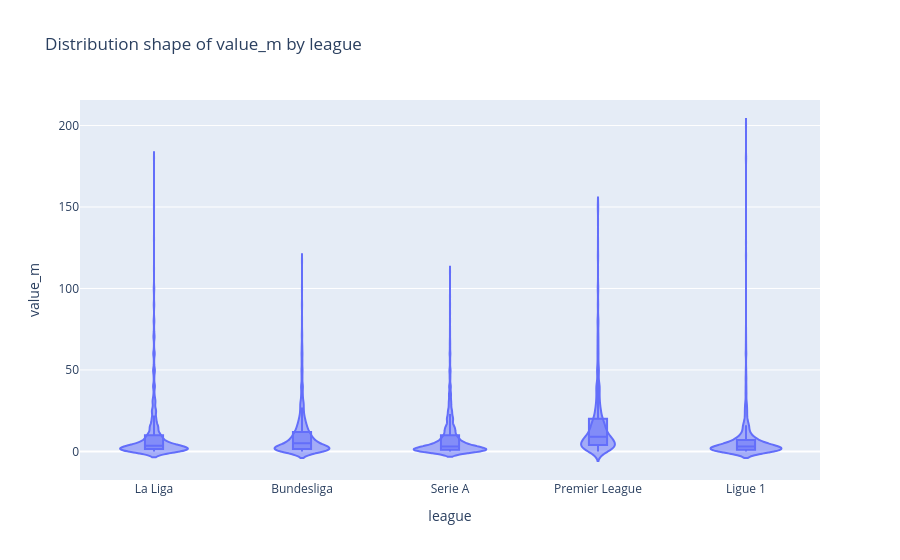

This figure's notebook cell:
### Markdown cell above
<a id="section-6"></a>
## 6. Violin Plot — "Boxplot, but show me the actual shape"

**What it shows:** like a boxplot, but instead of just quartiles, it draws the full distribution shape (wider = more players at that value). Good when you suspect a group has two clusters (e.g. a few stars and many average-value players) that a boxplot would hide.

**To change what's plotted:** edit `group_column` and `value_column`.

### Code cell
group_column = "league"
value_column = "value_m"

fig = px.violin(
    df,
    x=group_column,
    y=value_column,
    box=True,        # shows a mini boxplot inside the violin
    points=False,
    title=f"Distribution shape of {value_column} by {group_column}",
)
fig.show()

### Figure 1 — Plotly figure (JSON) as saved in the notebook; plotly's stock layout.template omitted (floating-point values rounded to 4 significant figures; data arrays with more than 128 entries replaced by an {"elided": "..."} marker saying what was removed)
{"data": [{"alignmentgroup": "True", "box": {"visible": true}, "hovertemplate": "league=%{x}<br>value_m=%{y}<extra></extra>", "legendgroup": "", "marker": {"color": "#636efa"}, "name": "", "offsetgroup": "", "orientation": "v", "points": false, "scalegroup": "True", "showlegend": false, "type": "violin", "x": {"elided": "7108 str values"}, "x0": " ", "xaxis": "x", "y": {"elided": "7108 float values"}, "y0": " ", "yaxis": "y"}], "layout": {"legend": {"tracegroupgap": 0}, "title": {"text": "Distribution shape of value_m by league"}, "violinmode": "group", "xaxis": {"anchor": "y", "domain": [0, 1], "title": {"text": "league"}}, "yaxis": {"anchor": "x", "domain": [0, 1], "title": {"text": "value_m"}}}}
